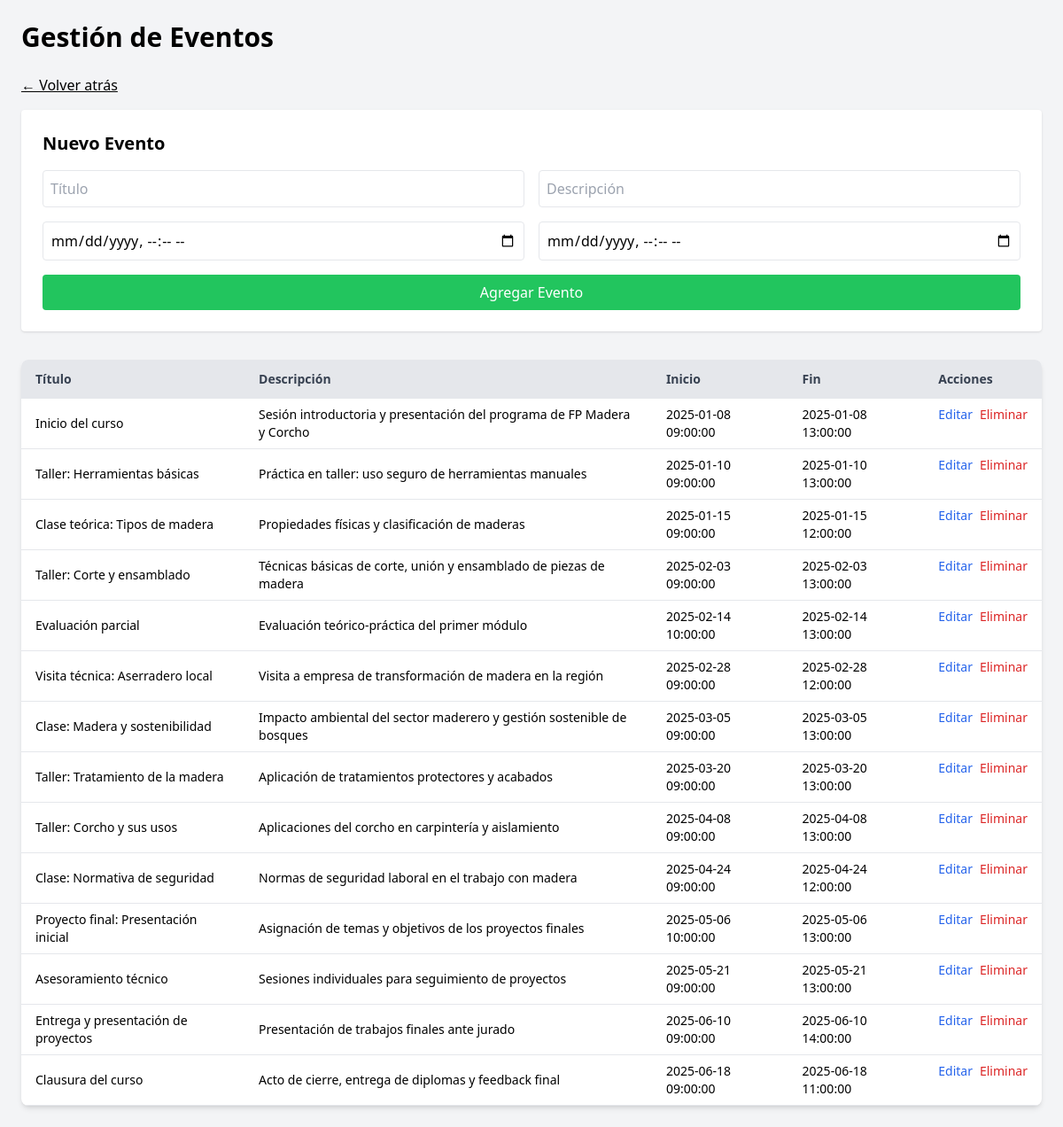
The app's page /gestionar-eventos.php with its own data.
### tables this page shows
CREATE TABLE `event_calendar` (
  `id` int(11) NOT NULL,
  `start` datetime NOT NULL,
  `end` datetime NOT NULL,
  `title` varchar(250) NOT NULL,
  `description` text NOT NULL
);

### gestionar-eventos.php (the view, shortened to what this page needs)
<?php
include 'config.php';
$eventos = $mysqli->query("SELECT * FROM event_calendar ORDER BY start ASC");
?>
<!DOCTYPE html>
<html lang="es">
<head>
    <script src="https://cdn.tailwindcss.com"></script>
</head>
<body class="bg-gray-100 p-6">
    <div class="max-w-6xl mx-auto">
        <h1 class="text-3xl font-bold mb-6">Gestión de Eventos</h1>
        <a href="admin_dashboard.php" class="underline">← Volver atrás</a>
        <div class="bg-white p-6 rounded shadow mb-8 mt-4">
            <h2 class="text-xl font-semibold mb-4">Nuevo Evento</h2>
            <form method="POST" class="grid grid-cols-1 md:grid-cols-2 gap-4">
                <input type="text" name="title" placeholder="Título" class="p-2 border rounded" required>
                <input type="text" name="description" placeholder="Descripción" class="p-2 border rounded">
                <input type="datetime-local" name="start" class="p-2 border rounded" required>
                <input type="datetime-local" name="end" class="p-2 border rounded" required>
                <button type="submit" class="bg-green-500 text-white px-4 py-2 rounded hover:bg-green-600 col-span-1 md:col-span-2">Agregar Evento</button>
            </form>
        </div>
        <div class="bg-white shadow-md rounded-lg overflow-x-auto">
            <table class="min-w-full text-sm">
                <thead class="bg-gray-200 text-gray-700">
                    <tr>
                        <th class="py-3 px-4 text-left">Título</th>
                        <th class="py-3 px-4 text-left">Descripción</th>
                        <th class="py-3 px-4 text-left">Inicio</th>
                        <th class="py-3 px-4 text-left">Fin</th>
                        <th class="py-3 px-4 text-left">Acciones</th>
                    </tr>
                </thead>
                <tbody>
                    <?php while ($row = $eventos->fetch_assoc()): ?>
                        <?php if (isset($_GET['editar']) && $_GET['editar'] == $row['id']): ?>
                            <tr class="bg-yellow-100">
                                <form method="POST">
                                    <input type="hidden" name="accion" value="editar">
                                    <input type="hidden" name="id" value="<?= $row['id'] ?>">
                                    <td class="py-2 px-4"><input type="text" name="title" value="<?= htmlspecialchars($row['title']) ?>" class="p-1 border rounded w-full" required></td>
                                    <td class="py-2 px-4"><input type="text" name="description" value="<?= htmlspecialchars($row['description']) ?>" class="p-1 border rounded w-full"></td>
                                    <td class="py-2 px-4"><input type="datetime-local" name="start" value="<?= date('Y-m-d\TH:i', strtotime($row['start'])) ?>" class="p-1 border rounded w-full" required></td>
                                    <td class="py-2 px-4"><input type="datetime-local" name="end" value="<?= date('Y-m-d\TH:i', strtotime($row['end'])) ?>" class="p-1 border rounded w-full" required></td>
                                    <td class="py-2 px-4 flex gap-2">
                                        <button type="submit" class="bg-blue-500 text-white px-3 py-1 rounded hover:bg-blue-600">Guardar</button>
                                        <a href="gestionar-eventos.php" class="bg-gray-400 text-white px-3 py-1 rounded hover:bg-gray-500">Cancelar</a>
                                    </td>
                                </form>
                            </tr>
                        <?php else: ?>
                            <tr class="border-b">
                                <td class="py-2 px-4"><?= htmlspecialchars($row['title']) ?></td>
                                <td class="py-2 px-4"><?= htmlspecialchars($row['description']) ?></td>
                                <td class="py-2 px-4"><?= $row['start'] ?></td>
                                <td class="py-2 px-4"><?= $row['end'] ?></td>
                                <td class="py-2 px-4 flex gap-2">
                                    <a href="?editar=<?= $row['id'] ?>" class="text-blue-600 hover:underline">Editar</a>
                                    <a href="?eliminar=<?= $row['id'] ?>" class="text-red-600 hover:underline" onclick="return confirm('¿Eliminar este evento?')">Eliminar</a>
                                </td>
                            </tr>
                        <?php endif; ?>
                    <?php endwhile; ?>
                </tbody>
            </table>
        </div>
    </div>
</body>
</html>

### records on screen
event_calendar: title "Inicio del curso", description "Sesión introductoria y presentación del programa de FP Madera y Corcho", start "2025-01-08 09:00:00", end "2025-01-08 13:00:00"
event_calendar: title "Taller: Herramientas básicas", description "Práctica en taller: uso seguro de herramientas manuales", start "2025-01-10 09:00:00", end "2025-01-10 13:00:00"
event_calendar: title "Clase teórica: Tipos de madera", description "Propiedades físicas y clasificación de maderas", start "2025-01-15 09:00:00", end "2025-01-15 12:00:00"
event_calendar: title "Taller: Corte y ensamblado", description "Técnicas básicas de corte, unión y ensamblado de piezas de madera", start "2025-02-03 09:00:00", end "2025-02-03 13:00:00"
event_calendar: title "Evaluación parcial", description "Evaluación teórico-práctica del primer módulo", start "2025-02-14 10:00:00", end "2025-02-14 13:00:00"
event_calendar: title "Visita técnica: Aserradero local", description "Visita a empresa de transformación de madera en la región", start "2025-02-28 09:00:00", end "2025-02-28 12:00:00"
event_calendar: title "Clase: Madera y sostenibilidad", description "Impacto ambiental del sector maderero y gestión sostenible de bosques", start "2025-03-05 09:00:00", end "2025-03-05 13:00:00"
event_calendar: title "Taller: Tratamiento de la madera", description "Aplicación de tratamientos protectores y acabados", start "2025-03-20 09:00:00", end "2025-03-20 13:00:00"
event_calendar: title "Taller: Corcho y sus usos", description "Aplicaciones del corcho en carpintería y aislamiento", start "2025-04-08 09:00:00", end "2025-04-08 13:00:00"
event_calendar: title "Clase: Normativa de seguridad", description "Normas de seguridad laboral en el trabajo con madera", start "2025-04-24 09:00:00", end "2025-04-24 12:00:00"
event_calendar: title "Proyecto final: Presentación inicial", description "Asignación de temas y objetivos de los proyectos finales", start "2025-05-06 10:00:00", end "2025-05-06 13:00:00"
event_calendar: title "Asesoramiento técnico", description "Sesiones individuales para seguimiento de proyectos", start "2025-05-21 09:00:00", end "2025-05-21 13:00:00"
event_calendar: title "Entrega y presentación de proyectos", description "Presentación de trabajos finales ante jurado", start "2025-06-10 09:00:00", end "2025-06-10 14:00:00"
event_calendar: title "Clausura del curso", description "Acto de cierre, entrega de diplomas y feedback final", start "2025-06-18 09:00:00", end "2025-06-18 11:00:00"
